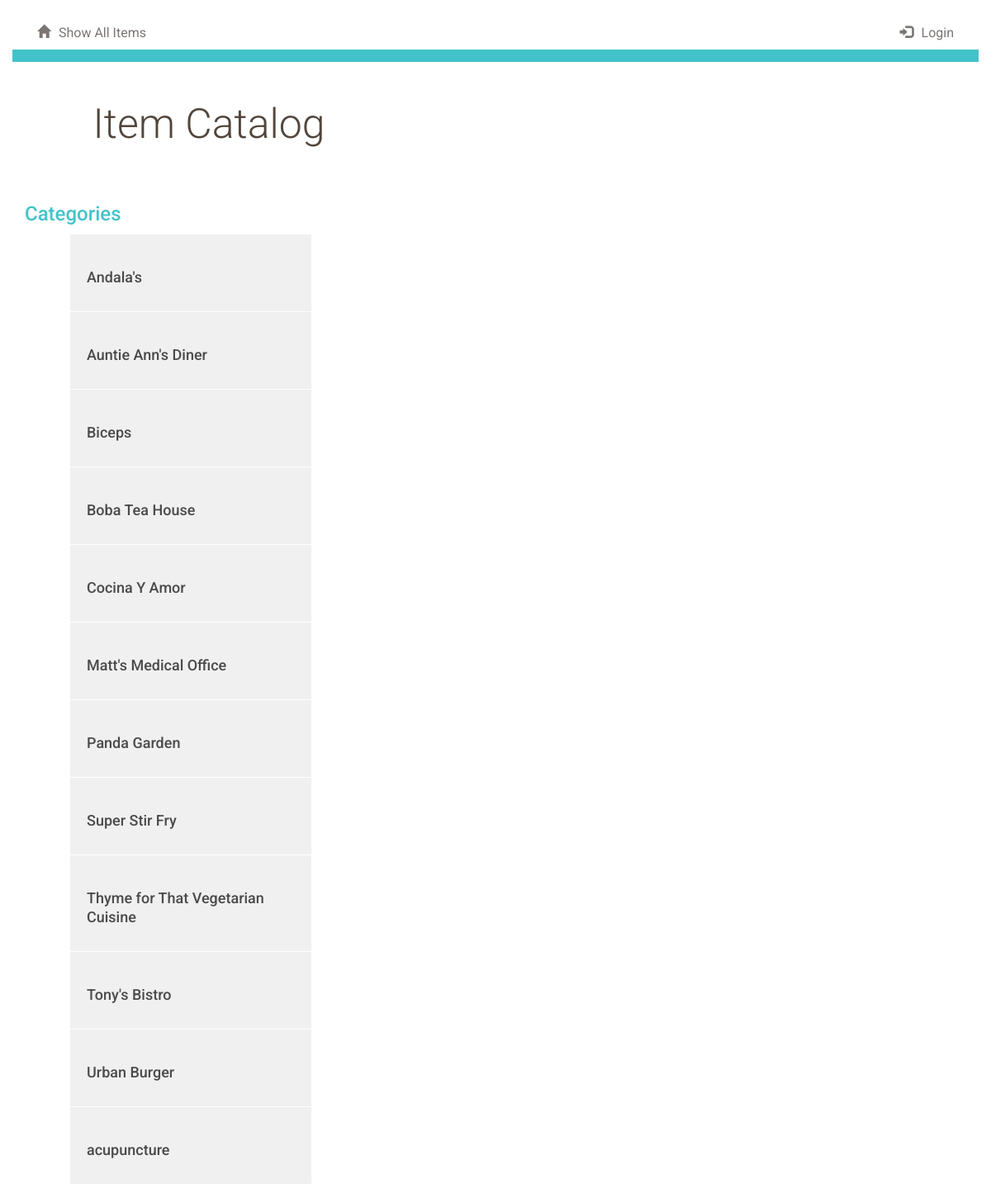
Page /catalog/ on the committed database.
### database_setup.py (models this page shows, shortened)
class Category(Base):
    __tablename__ = 'category'
    id = Column(Integer, primary_key=True)
    name = Column(String(250), nullable=False)
    user_id = Column(Integer, ForeignKey('user.id'))
    user = relationship(User)

### project.py (the view)
@app.route('/')
@app.route('/catalog/')
def showCategories():
    categories = session.query(Category).order_by(asc(Category.name))
    if 'username' not in login_session:
        return render_template('public_catalog.html', categories=categories)
    else:
        return render_template('catalog.html', categories=categories)

### templates/public_catalog.html (shortened to what this page needs)
{% extends "main.html" %}
{% block content %}
{% include "public_header.html" %}
<div class="row divider blue">
    <div class="col-md-12"></div>
</div>
<div class="row banner main">
    <div class="col-md-1"></div>
    <div class="col-md-11 padding-none">
        <h1>Item Catalog</h1>
    </div>
</div>
<div class="row">
    <div class="col-md-4">
        <h2>Categories</h2>
        <ul>
            {% for category in categories %}
                <a href = "{{url_for('showItems', category_id = category.id)}}">
                    <div class="row">
                        <div class="col-md-1"></div>
                            <div class="col-md-10 category-list">
                                <h3>{{category.name}}</h3>
                            </div>
                        <div class="col-md-1"></div>
                    </div>
                </a>
            {% endfor %}
        </ul>
    </div>
    <div class="col-md-8">
    </div>
</div>
{% endblock content %}

### templates/main.html (shortened to what this page needs)
<!DOCTYPE html>
<html lang="en">
	<head>
		<link rel="stylesheet" href="//netdna.bootstrapcdn.com/bootstrap/3.1.1/css/bootstrap.min.css">
		<link rel=stylesheet type=text/css href="{{ url_for('static', filename='styles.css') }}">
	</head>
	<body>
		<div class="container">
			{% block content %}
			{% endblock %}
		</div>
	</body>
</html>

### templates/public_header.html
    <div class="top-menu">
        <div class="col-md-6">
            <a href="{{url_for('showCategories')}}">
                <span class="glyphicon glyphicon-home" aria-hidden="true"></span>Show All Items
            </a>
        </div>
        <div class="col-md-6 text-right">
            <a href="{{url_for('showLogin')}}">
                <span class="glyphicon glyphicon-log-in" aria-hidden="true"></span>Login
            </a>
        </div>
    </div>

### static/styles.css (style rules this page uses)
* { font-family: "Helvetica Neue Bold", Roboto, Helvetica, Arial, sans-serif; font-weight: 700; }
h1 { font-family: "Helvetica Neue Light", Roboto, Helvetica, Arial, sans-serif; font-size: 50px; color: #51453B; line-height: 60px; font-weight: 300; }
h2 { font-size: 24px; color: #42C3C9; line-height: 29px; }
h3 { font-size: 18px; color: #4A4A4A; line-height: 23px; }
a { font-size: 14px; color: #0093B9; line-height: 17px; }
body { font-size: 100%; font-family: "PT Sans", sans-serif; color: #505260; background-color: white; }
.padding-none { padding: 0; }
.glyphicon { margin-right: 10px; }
.top-menu { padding-top: 30px; padding-bottom: 30px; }
.top-menu a { margin-bottom: 0; line-height: 16px; font-size: 16px; color: #7B7573; font-weight: 400; }
.divider { height: 15px; }
.divider.blue { background-color: #42C3C9; }
.banner.main { height: 150px; background-position: right; background-repeat: no-repeat; background-size: cover; }
.banner h1 { margin: 45px 0; }
.category-list { background-color: #F0F0F0; padding: 20px; }

### rows in the picture
Category: name "Andala's"
Category: name "Auntie Ann's Diner"
Category: name "Biceps"
Category: name "Boba Tea House"
Category: name "Cocina Y Amor"
Category: name "Matt's Medical Office"
Category: name "Panda Garden"
Category: name "Super Stir Fry"
Category: name "Thyme for That Vegetarian Cuisine"
Category: name "Tony's Bistro"
Category: name "Urban Burger"
Category: name "acupuncture"
